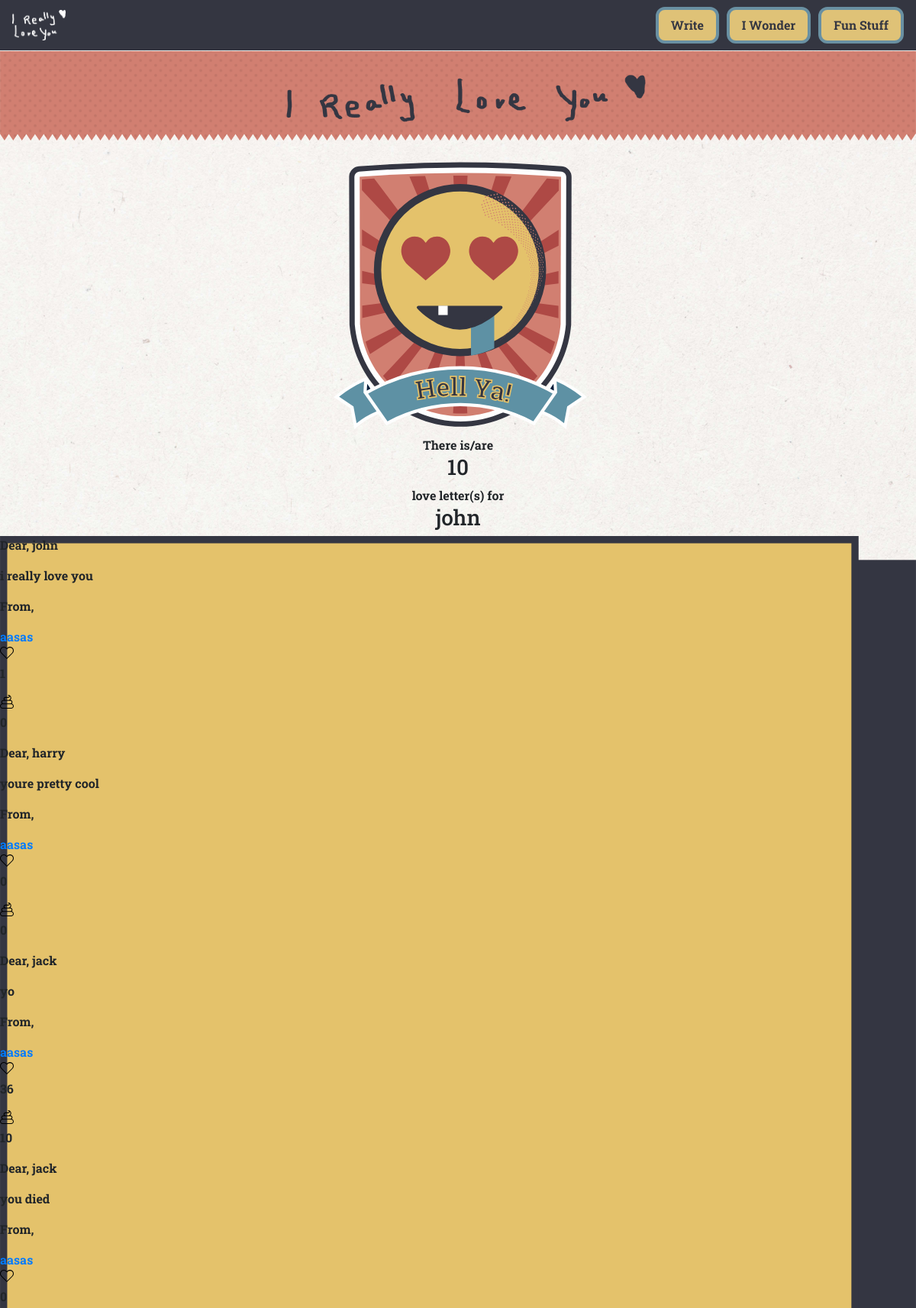
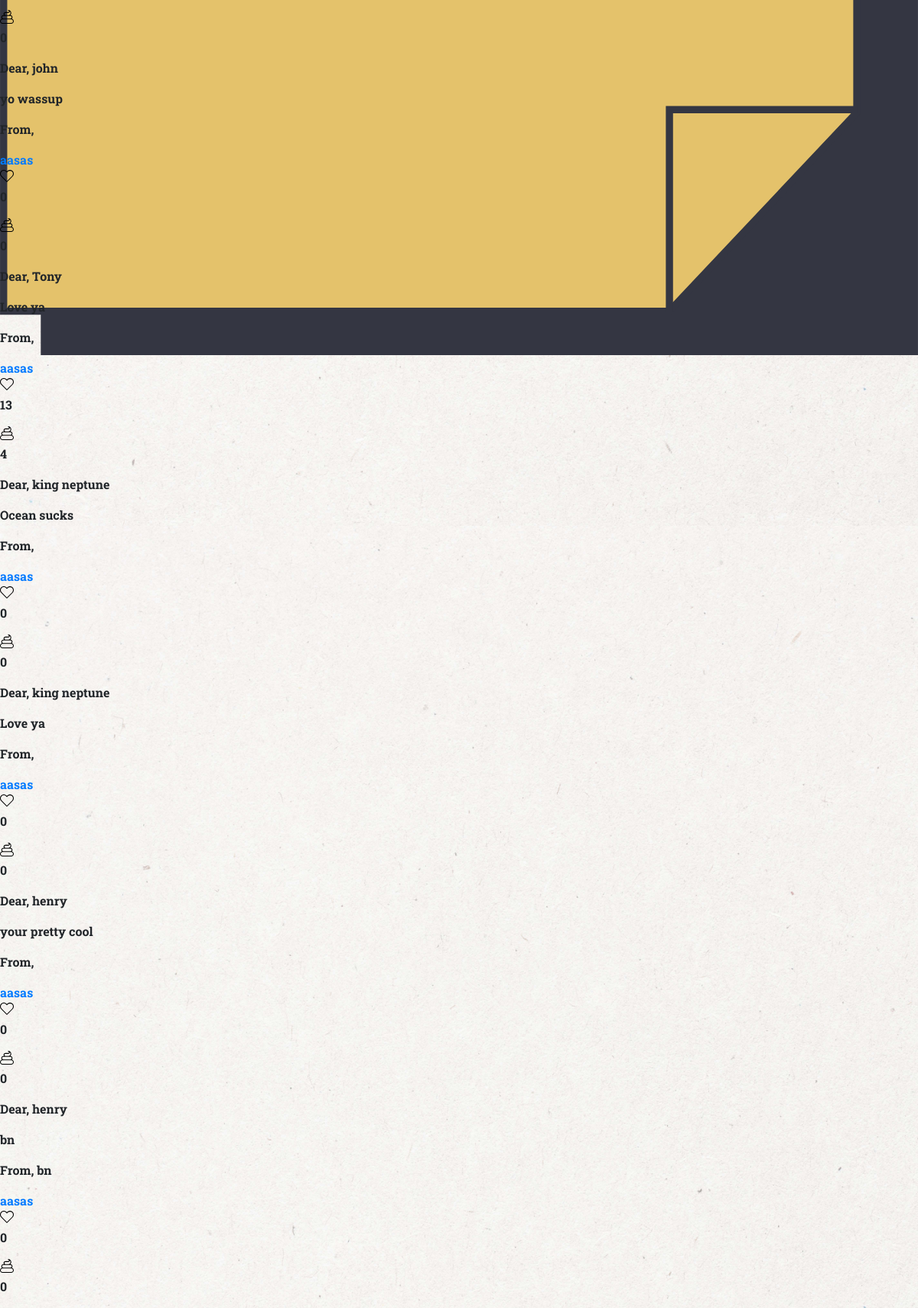
/web-dev/search.php, run on the app's committed database (2 pictures, top to bottom).
### tables this page shows
CREATE TABLE `letters` (
  `id` int(11) NOT NULL,
  `name` varchar(50) NOT NULL,
  `content` varchar(500) NOT NULL,
  `fromName` varchar(50) NOT NULL,
  `likes` int(11) NOT NULL,
  `poop` int(11) NOT NULL
);

### web-dev/search.php (the view, shortened to what this page needs)
<?php
$search = $_POST['search'];
$dsn = "mysql:host=localhost;dbname=mcphesto_iloveyou;charset=utf8mb4";
$dbusername = "mcphesto_imm";
$dbpassword = "nhXZ9reEzWuQ";
$pdo = new PDO($dsn, $dbusername, $dbpassword);
	$stmt = $pdo->prepare("SELECT * FROM `letters` WHERE `name` LIKE '%$search%'");
  $stmt2 = $pdo->prepare("SELECT COUNT(`name`) FROM `letters` WHERE `name` LIKE '%$search%'");
  $stmt3 = $pdo->prepare("SELECT * FROM `letters` WHERE `name` LIKE '%$search%'");
  $stmt->execute();
  $stmt2->execute();
  $stmt3->execute();
?>
<!DOCTYPE html>
<html>
<head>
  <link rel="stylesheet" href="https://stackpath.bootstrapcdn.com/bootstrap/4.3.1/css/bootstrap.min.css">
	<link rel="stylesheet" type="text/css" href="css/style.css">
	<link rel="stylesheet" media="screen and (max-width: 640px)" href="css/small.css" />
</head>
<body>
	<header>
		<nav  class="navbar navbar-light ">
  		<a class="navbar-brand" href="write.php">
  			<img src="image/titlewithe.png" width="70" height="40" alt="I really love you">
  		</a>
		<ul class="nav justify-content-end">
			<li  class="nav-item"><a class="nav-link btn btn-outline-primary" href="write.php">Write</a></li>
			<li  class="nav-item"><a class="nav-link btn btn-outline-primary" href="wonder.php">I Wonder</a></li>
			<li  class="nav-item"><a class="nav-link btn btn-outline-primary" href="index.php">Fun Stuff</a></li>
		</ul>
		</nav>
		<img class="love-image"src="image/titledark.png" width="50%" alt="love you">
	</header>
<div id="yearesult">
		<section>
		  <?php $count=$stmt2->fetch();
		   $name=$stmt->fetch(); ?>
			 <?php
			 if ($count[0]==0) {
			 	?><img class="yea" src="image/nah.svg" alt="nah" ><?php
			} else {
			 ?>
			 <img class="yea" src="image/yea.svg" alt="yes" >
		  <div id="textresult">There is/are <h3><?php echo($count[0]) ?></h3> love letter(s) for <h3><?php echo($name["name"]) ?></h3></div>
		</section>
	<?php } ?>
		<div id="letters">
		  <?php
		  while($row=$stmt3->fetch()) {
		  ?>
			<div class="letter" id="letter-stats" data-id="<?php echo($row["id"]) ?>">
				<p>Dear, <?php echo($row["name"]) ?></p>
			  <p><?php echo($row["content"]) ?></p>
				<p>From, <?php echo($row["fromName"]) ?></p>
				<a href="search.php?letterID=<?php echo($row["id"]) ?>">aasas</a>
					<div class="letter-stats">
						<input id="like" type="image" src="image/like1.svg">
						<p id="numLikes"><?php echo($row["likes"]) ?></p>
						<input id="poop" type="image" src="image/poop1.svg">
						<p id="numPoops"><?php echo($row["poop"]) ?></p>
					</div>
			<?php } ?>
			</div>
		</div>
</div>
</body>
</html>

### web-dev/css/style.css (style rules this page uses)
body { background-image: url("../image/bg.jpg"); background-size: 100%; font-family: 'Roboto Slab', serif; font-weight:bold; }
.navbar { background-color:#343641; width:100%; }
.btn-outline-primary { background-color: #dfc277; color:#343641; border: 3px solid #6990a2; border-radius: 12px; }
.btn { font-weight:bold; }
.nav-item { margin-left:10px; }
.btn-outline-primary { background-color: #dfc277; color:#343641; border: 4px solid #6990a2; border-radius: 12px; }
.love-image { margin-right: 25%; margin-left: 25%; margin-top: -10%; }
#textresult { text-align: center; !important; }
#yearesult img.yea { width: 40%; margin-right: auto; margin-left: auto; display: table; }
#letters { background-image: url("../image/letterbg.svg"); background-repeat: no-repeat; background-size:contain; }
.letter .letter-stats { width: 1.5%; }

### web-dev/css/small.css (style rules this page uses)
.love-image { margin-top: -15%; }

### data on the page
letters: name "john", content "i really love you", likes "1", poop "0"
letters: name "harry", content "youre pretty cool", likes "0", poop "0"
letters: name "jack", content "yo", likes "36", poop "10"
letters: name "jack", content "you died", likes "0", poop "0"
letters: name "john", content "yo wassup", likes "0", poop "0"
letters: name "Tony", content "Love ya", likes "13", poop "4"
letters: name "king neptune", content "Ocean sucks", likes "0", poop "0"
letters: name "king neptune", content "Love ya", likes "0", poop "0"
letters: name "henry", content "your pretty cool", likes "0", poop "0"
letters: name "henry", content "bn", fromName "bn", likes "0", poop "0"

### other printed values
$count[0] "10"
